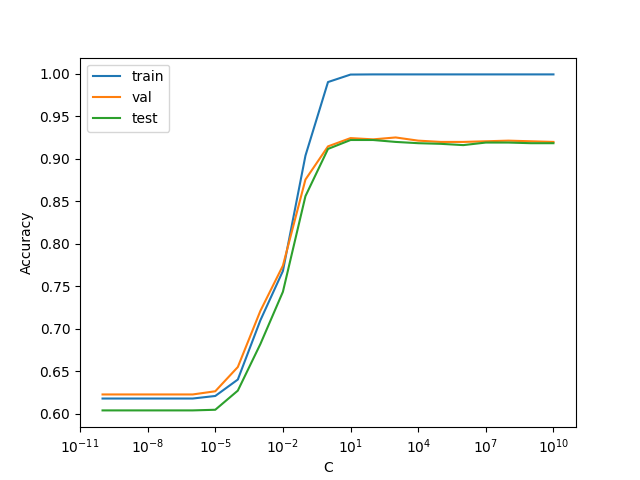

Reproduce this figure in Python.
import matplotlib.pyplot as plt
import pandas as pd
import numpy as np
import pickle
from tqdm import tqdm
from sklearn.model_selection import train_test_split
from sklearn.linear_model import LogisticRegression
from sklearn.metrics import accuracy_score

result = []
C = np.logspace(-10, 10, 21)
x_train = pd.read_pickle('ans50/train.feature.pkl')
x_test  = pd.read_pickle('ans50/test.feature.pkl')
x_val  = pd.read_pickle('ans50/valid.feature.pkl')
train_df = pd.read_table('ans50/train.tsv',header = None)[0]
test_df  = pd.read_table('ans50/test.tsv',header = None)[0]
val_df  = pd.read_table('ans50/valid.tsv',header = None)[0]

#正解ラベルの生成
y_train = []
cate2num = {"b": 0, "t": 1, "e": 2, "m": 3}
for category in train_df:
    y_train.append(cate2num[category])

y_test = []
for category in test_df:
    y_test.append(cate2num[category])

y_val = []
for category in val_df:
    y_val.append(cate2num[category])
for c in tqdm(C):
  #モデルの学習

  clf = LogisticRegression(solver='liblinear',C=c)
  clf.fit(x_train, y_train)
  #それぞれの予測値
  y_train_pred = clf.predict(x_train) 
  y_test_pred  = clf.predict(x_test)
  y_val_pred   = clf.predict(x_val)
  #正解率の計算
  train_acc = accuracy_score(y_train,y_train_pred)
  val_acc = accuracy_score(y_val,y_val_pred)
  test_acc = accuracy_score(y_test,y_test_pred)
  #resultに格納
  result.append([c, train_acc, val_acc, test_acc])
result = np.array(result).T

#グラフの生成
fig=plt.figure()
plt.plot(result[0], result[1], label='train')
plt.plot(result[0], result[2], label='val')
plt.plot(result[0], result[3], label='test')
plt.ylabel('Accuracy')
plt.xscale('log')
plt.xlabel('C')
plt.legend()
fig.savefig("58.png")
plt.show()